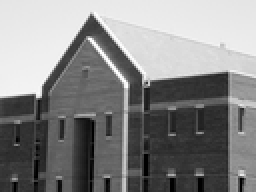
%> input picture project09/code/a/building.tif, 128 x 96 px, shrunk from 1114 x 834 before the run (shown 2 times larger)
$ octave assignment9_parta.m   (GNU Octave 9; MATLAB toolbox functions it lacks are replaced by stand-ins)
%> lines starting %> are read from the running program, lines starting %| are printed output that depends on the picture
### project09/code/a/Filter.m
function [g] = Filter(core, figure)
%output a figure by filtering a figure with core.
    [h_figure, w_figure] = size(figure);
    [h_core, w_core] = size(core);
    g = zeros(h_figure, w_figure);
    if h_core ~= 2 && w_core ~= 2
        h_core_half = (h_core - 1) / 2;
        w_core_half = (w_core - 1) / 2;
        for i = 1 : h_figure
            for j = 1 : w_figure
                for k = -h_core_half : h_core_half
                    for l = -w_core_half : w_core_half
                        if i + k > 0 && i + k <= h_figure && j + l > 0 && j + l <= w_figure
                            g(i, j) = g(i, j) + core(k + h_core_half + 1, l + w_core_half + 1) * figure(i + k, j + l);
                        end
                    end
                end
            end
        end
    else
        for i = 1 : h_figure
            for j = 1 : w_figure
                for k = 0 : 1
                    for l = 0 : 1
                        if i + k <= h_figure && j + l <= w_figure
                            g(i, j) = g(i, j) + core(k + 1, l + 1) * figure(i + k, j + l);
                        end
                    end
                end
            end
        end
    end
end

### project09/code/a/remap.m
function [ g ] = remap(f, lb, ub)
%Remap the figure to display better.
    if max(max(f)) ~= min(min(f))
        g = (f - min(min(f))) / (max(max(f)) - min(min(f))) * (ub - lb) + lb;
    else
        g = f - f + (ub + lb) / 2.0;
    end
end

### project09/code/a/Threshold.m
function [ G ] = Threshold( F, T )
    G = zeros(size(F));
    [m,n]=find(F>T);
    for i=1:length(m)
        G(m(i),n(i))=F(m(i),n(i));
    end
end

### project09/code/a/MarrHildreth_Edge_Detector.m
function [ G ] = MarrHildreth_Edge_Detector( F, n, stdev )
    Gussian_core = Gaussian_Sampling(n, stdev);
    G = Filter(Gussian_core, F);
    Laplace_core = [1 1 1; 1 -8 1; 1 1 1];
    G = Filter(Laplace_core, G);
end

### project09/code/a/Prewitt_Edge_Detector.m
function [gx, gy] = Prewitt_Edge_Detector(F)
    Prewitt_core_x = [-1 -1 -1;
                       0 0 0;
                       1 1 1];
    Prewitt_core_y = [-1 0 1;
                      -1 0 1;
                      -1 0 1];
    gx = Filter(Prewitt_core_x, F);
    gy = Filter(Prewitt_core_y, F);
end

### project09/code/a/Roberts_Edge_Detector.m
function [gx, gy] = Roberts_Edge_Detector(F)
    Roberts_core_x = [-1 0;
                       0 1];
    Roberts_core_y = [0 -1;
                      1 0];
    gx = Filter(Roberts_core_x, F);
    gy = Filter(Roberts_core_y, F);
end

### project09/code/a/Sobel_Edge_Detector.m
function [gx, gy] = Sobel_Edge_Detector(F, dir, smoothed)
% dir is the direction of gradient.
% smoothed is the size of smoothed core
    if dir == 0
        Sobel_core_x = [-1 -2 -1;
                         0 0 0;
                         1 2 1];
        Sobel_core_y = [-1 0 1;
                        -2 0 2;
                        -1 0 1];
    else
        Sobel_core_x = [0 1 2;
                        -1 0 1;
                       -2 -1 0];
        Sobel_core_y = [-2 -1 0;
                        -1 0 1;
                        0 1 2];
    end
    if smoothed ~= 0
        smoothed_core = ones(smoothed, smoothed);
        smoothed_core = smoothed_core ./ smoothed^2;
        F = Filter(smoothed_core, F);
    end
    gx = Filter(Sobel_core_x, F);
    gy = Filter(Sobel_core_y, F);
end

### project09/code/a/Gaussian_Sampling.m
function [ g ] = Gaussian_Sampling( n, D0 )
    n = (n-1)/2;
    u = -n:n;
    v = -n:n;
    [V, U] = meshgrid(v, u);
    D = V.^2 + U.^2;
    g = exp(-D./(2*(D0^2)));
end

### project09/code/a/assignment9_parta.m
clc; clear;close all;
F = double(imread('building.tif')) / 255;
%> F: size 96x128 double; min 0, max 1, mean 0.523
F = remap(F, 0.0, 1.0);

%% The process of Roberts edge detection.
subplot(221);imshow(F,[]);
title('(a)Original image');

[gx, gy] = Roberts_Edge_Detector(F);
%> after the loop in Filter, `for i = 1 : h_figure`:
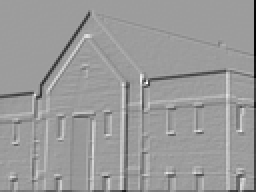
%> g: size 96x128 double (shown 2 times larger); min -0.941, max 0.588, mean -0.0139; drawn with min black and max white
G = remap(abs(gx), 0.0, 1.0);
subplot(222);imshow(G, []);
title('(b)|gx| Figure of Roberts Edge Detector');

G = remap(abs(gy), 0.0, 1.0);
subplot(223);imshow(G, []);
title('(c)|gy| Figure of Roberts Edge Detector');

G = remap(abs(gx)+abs(gy), 0.0, 1.0);
subplot(224);imshow(G, []);
title('(d)|gx|+|gy| Figure of Roberts Edge Detector');

%% The process of Prewitt edge detection.
figure;
subplot(221);imshow(F,[]);
title('(a)Original image');
[gx, gy] = Prewitt_Edge_Detector(F);
G = remap(abs(gx), 0.0, 1.0);
subplot(222);imshow(G, []);
title('|gx| Figure of Prewitt Edge Detector');

G = remap(abs(gy), 0.0, 1.0);
subplot(223);imshow(G, []);
title('|gy| Figure of Prewitt Edge Detector');

G = remap(abs(gx)+abs(gy), 0.0, 1.0);
subplot(224);imshow(G, []);
title( '|gx|+|gy| Figure of Prewitt Edge Detector');

%% The process of Sobel edge detection without Smoothed
figure;
[gx, gy] = Sobel_Edge_Detector(F, 0, 0);
G = remap(abs(gx), 0.0, 1.0);
subplot(221);imshow(G, []);
title('|gx| Figure of Sobel Edge Detector without Smoothed');

G = remap(abs(gy), 0.0, 1.0);
subplot(222);imshow(G, []);
title('|gy| Figure of Sobel Edge Detector without Smoothed');

G = remap(abs(gx)+abs(gy), 0.0, 1.0);
subplot(223);imshow(G, []);
title('|gx|+|gy| Figure of Sobel Edge Detector without Smoothed');

G = abs(gx)+abs(gy);
G = Threshold(G, 0.25 * max(max(G)));
%> in Threshold, `[m,n]=find(F>T);`: m = 1288 values from 1 to 96; n = 1288 values from 1 to 128
%> after the loop in Threshold, `for i=1:length(m)`:
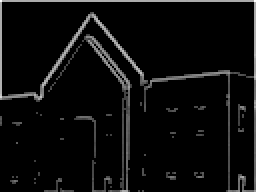
%> G: size 96x128 double (shown 2 times larger); min 0, max 5.39, mean 0.256; drawn with min black and max white
subplot(224);imshow(G, []);
title('The Threshold Processing of |gx|+|gy| without Smoothed');


%% The process of Sobel edge detection with Smoothed
figure;
[gx, gy] = Sobel_Edge_Detector(F, 0, 5);
%> call 8 of Filter, with core = [-1 -2 -1; 0 0 0; 1 2 1]
%> after the loop in Filter (call 8), `for i = 1 : h_figure`:
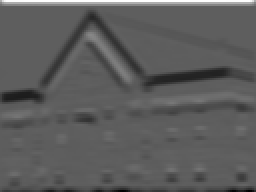
%> g: size 96x128 double (shown 2 times larger); min -1.7, max 2.92, mean -0.0163; drawn with min black and max white
%> after the loop in Filter (call 9), `for i = 1 : h_figure`:
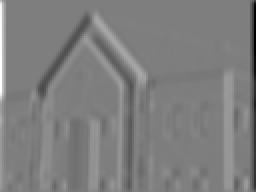
%> g: size 96x128 double (shown 2 times larger); min -2.96, max 3.01, mean 0.00217; drawn with min black and max white
G = remap(abs(gx), 0.0, 1.0);
subplot(221);imshow(G, []);
title('|gx| Figure of Sobel Edge Detector with Smoothed');

G = remap(abs(gy), 0.0, 1.0);
%> in remap (call 12), `g = (f - min(min(f))) / (max(max(f)) - min(min(f))) * (ub - lb) + lb;`:
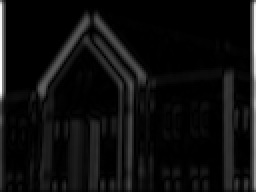
%> g: size 96x128 double (shown 2 times larger); min 0, max 1, mean 0.0584
subplot(222);imshow(G, []);
title('|gy| Figure of Sobel Edge Detector with Smoothed');

G = remap(abs(gx)+abs(gy), 0.0, 1.0);
%> in remap (call 13), `g = (f - min(min(f))) / (max(max(f)) - min(min(f))) * (ub - lb) + lb;`:
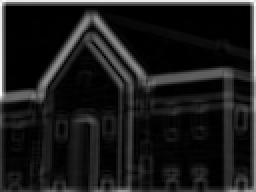
%> g: size 96x128 double (shown 2 times larger); min 0, max 1, mean 0.11
subplot(223);imshow(G, []);
title('|gx|+|gy| Figure of Sobel Edge Detector with Smoothed');

G = abs(gx)+abs(gy);
G = Threshold(G, 0.18 * max(max(G)));
%> call 2 of Threshold, with T = 0.566
%> in Threshold (call 2), `[m,n]=find(F>T);`: m = 2372 values from 1 to 96; n = 2372 values from 1 to 128
%> after the loop in Threshold (call 2), `for i=1:length(m)`:
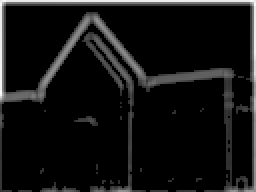
%> G: size 96x128 double (shown 2 times larger); min 0, max 3.15, mean 0.231; drawn with min black and max white
subplot(224);imshow(G, []);
title('The Threshold Processing of |gx|+|gy| with Smoothed');

%% The process of Marr-Hildreth edge detection.
figure;
subplot(221);imshow(F,[]);
title('(a)Original image');
G = MarrHildreth_Edge_Detector(F, 25, 4);
%> (the run ends here)
